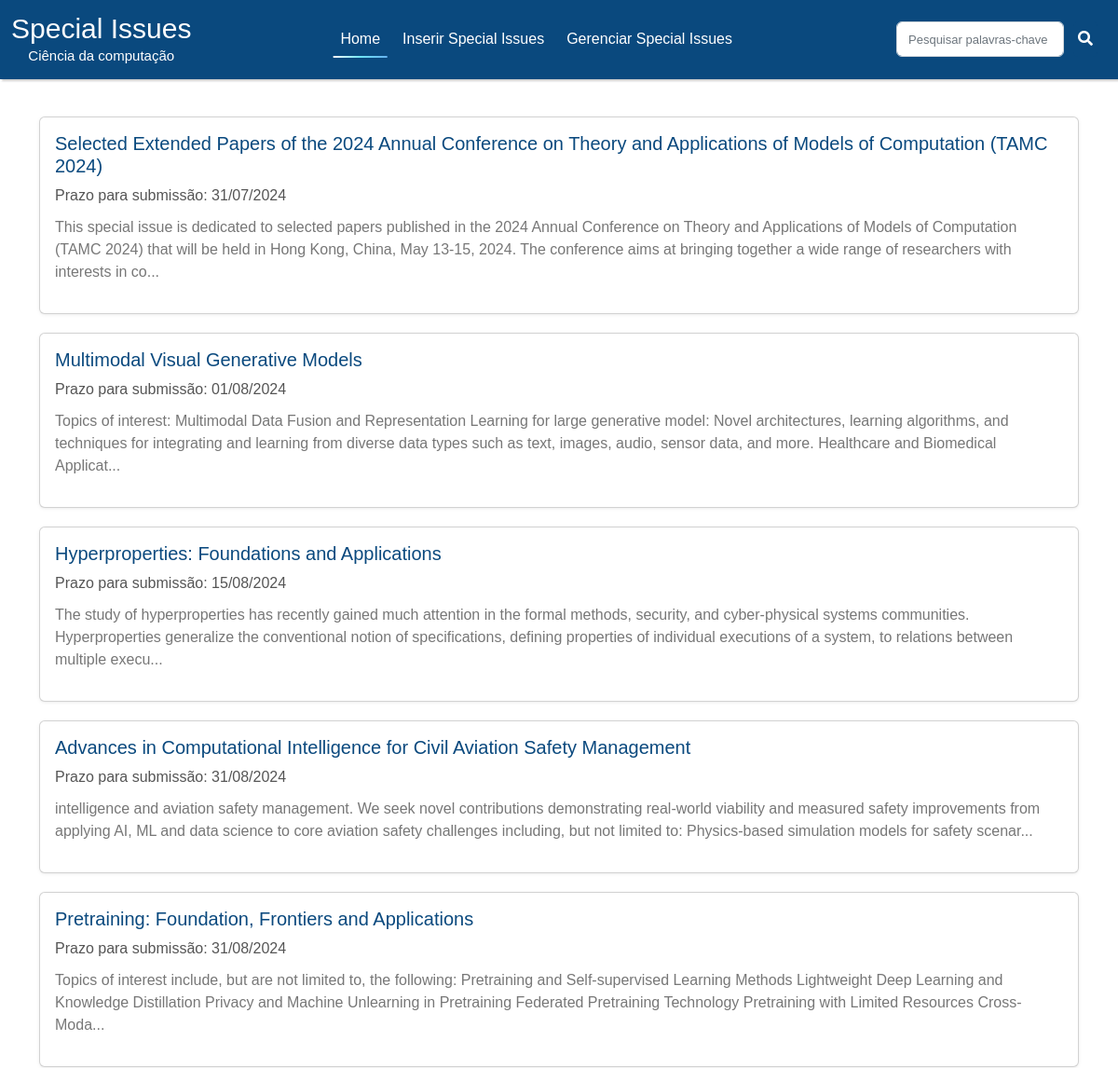
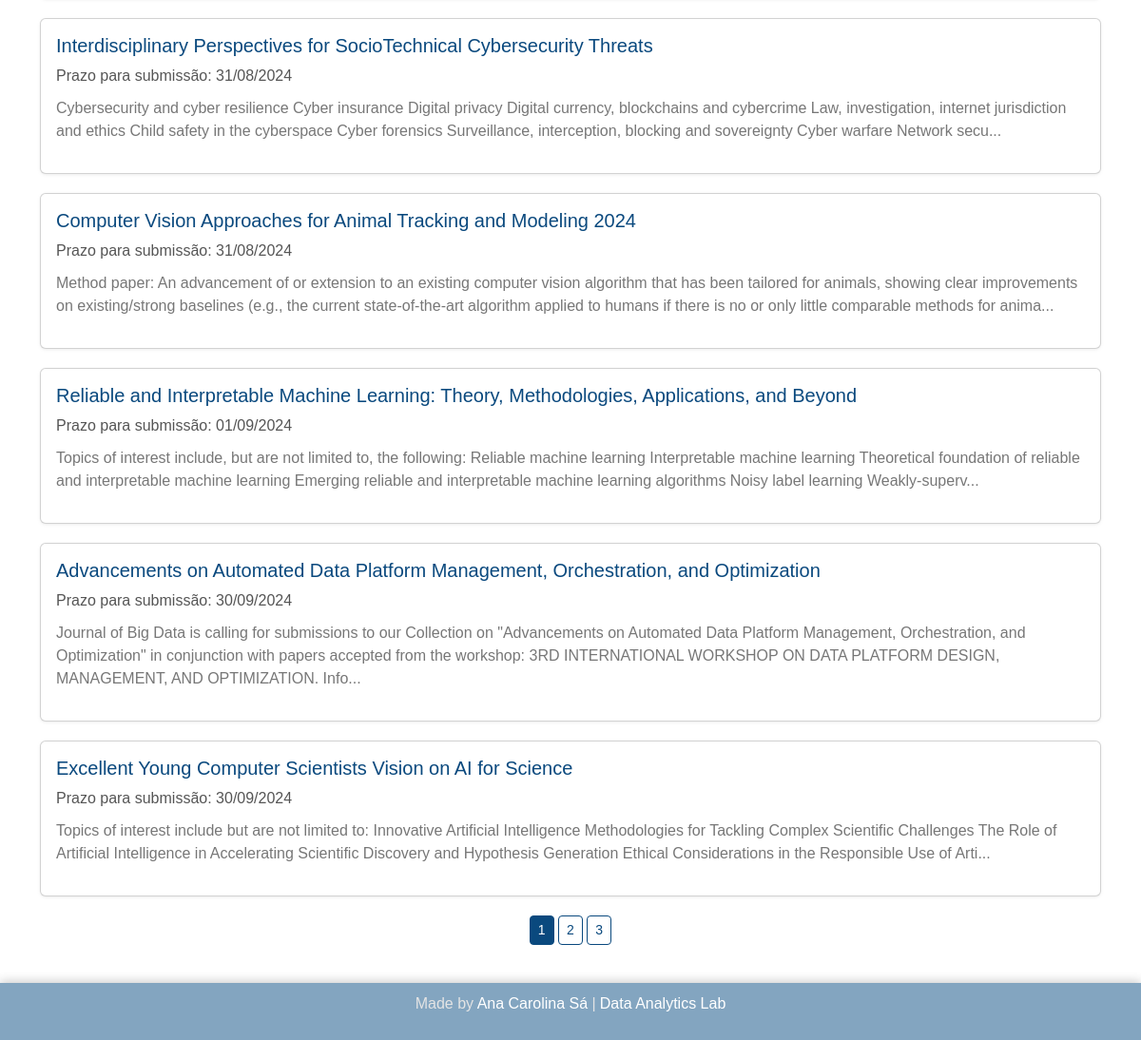
The page /admin/home on the database its author committed (2 pictures, top to bottom).
### website/adm/models.py (models this page shows)
class SPI(db.Model):
    id = db.Column(db.Integer, primary_key=True)
    editora = db.Column(db.String, unique=False, nullable=False)
    revista = db.Column(db.String, unique=False, nullable=False)
    titulo = db.Column(db.String, unique=False, nullable=False)
    link = db.Column(db.String, unique=True, nullable=False)
    prazo = db.Column(db.Date, unique=False, nullable=False)
    datanot = db.Column(db.Date, unique=False, nullable=False)
    detalhes = db.Column(db.String, unique=False, nullable=False)

### website/adm/rotas.py (the view)
@app.route('/admin/home') #pagina inicial
def admin_home():
    per_page=10
    page=request.args.get('page',type=int, default=1)
    specialissues= SPI.query.order_by(SPI.prazo.asc()).paginate(page=page, per_page=per_page)
    return render_template ('admin/home.html', title= 'gerenciar', specialissues= specialissues)

### website/templates/admin/home.html
{% extends 'layout.html' %}
{% block content %}
{% include 'navbar.html' %}
<link rel="stylesheet" type="text/css" href="{{ url_for('static', filename='css/home.css') }}">
<div class="container">
    <div class="row">
        {% for spi in specialissues.items %}
        <div class="col-md-12">
            <div class="card special-issue">
                <a href="/admin/detalhes/{{ spi.id }}" style="text-decoration: none; color: inherit;">
                    <div class="card-body">
                        <h5 class="card-title">{{ spi.titulo }}</h5>
                        <p class="date">Prazo para submissão: {{ spi.prazo.strftime('%d/%m/%Y') }}</p>
                        <p class="description">{{ spi.detalhes[:300] }}...</p>
                    </div>
                </a>
            </div>
        </div>
        {% endfor %}
    </div>
    <div class="col text-center">
        {% for page_num in specialissues.iter_pages() %}
        {% if page_num %}
            {% if specialissues.page == page_num %}
            <a href="{{ url_for('home', page=page_num) }}" class="btn btn-primary btn-sm">{{ page_num }}</a>
            {% else %}
            <a href="{{ url_for('home', page=page_num) }}" class="btn btn-outline-primary btn-sm">{{ page_num }}</a>
            {% endif %}
        {% else %}
            ...
        {% endif %}
        {% endfor %}
    </div>
</div>
{% include 'footer.html' %}
{% endblock content %}

### website/static/css/styles_nav.css (style rules this page uses)
* { font-family: 'Aileron', sans-serif; }

### website/static/css/home.css (style rules this page uses)
* { box-sizing: border-box; }
html, body { height: 100%; margin: 0; }
.container { display: flex; flex-direction: column; flex: 1; padding: 20px; min-height: calc(100vh - 100px); margin-top: 20px; }
.row { margin: 0; }
.col-md-12 { margin-bottom: 20px; }
.special-issue { border: 1px solid rgba(248, 248, 248, 0.5); border-radius: 10px; box-shadow: 0 1px 4px rgba(0, 0, 0, 0.05), 0 1px 2px rgba(0, 0, 0, 0.03); transition: transform 0.2s ease, box-shadow 0.2s ease; width: 100%; background-color: #f9f9f9; }
.card-body { padding: 20px; }
.card-title { font-size: 20px; color: #0a497e; }
.date { color: #555; margin-bottom: 10px; }
.description { font-size: 16px; color: #777; }
.btn.btn-primary.btn-sm { background-color: #0a497e; border-color: #0a497e; }
.col.text-center { margin-bottom: 20px; }
.btn.btn-outline-primary.btn-sm { border-color: #0a497e; color: #0a497e; }

### rows shown on the page
SPI: titulo "Selected Extended Papers of the 2024 Annual Conference on Theory and Applications of Models of Computation (TAMC 2024)", prazo "31/07/2024", detalhes "This special issue is dedicated to selected papers published in the 2024 Annual Conference on Theory and Applications of Models of Computation (TAMC 2024) that will be held in Hong Kong, China, May 13-15, 2024. The conference aims at bringing together a wide range of researchers with interests in co"
SPI: titulo "Multimodal Visual Generative Models", prazo "01/08/2024", detalhes "Topics of interest: Multimodal Data Fusion and Representation Learning for large generative model: Novel architectures, learning algorithms, and techniques for integrating and learning from diverse data types such as text, images, audio, sensor data, and more. Healthcare and Biomedical Applicat"
SPI: titulo "Hyperproperties: Foundations and Applications", prazo "15/08/2024", detalhes "The study of hyperproperties has recently gained much attention in the formal methods, security, and cyber-physical systems communities. Hyperproperties generalize the conventional notion of specifications, defining properties of individual executions of a system, to relations between multiple execu"
SPI: titulo "Advances in Computational Intelligence for Civil Aviation Safety Management", prazo "31/08/2024", detalhes "intelligence and aviation safety management. We seek novel contributions demonstrating real-world viability and measured safety improvements from applying AI, ML and data science to core aviation safety challenges including, but not limited to: Physics-based simulation models for safety scenar"
SPI: titulo "Pretraining: Foundation, Frontiers and Applications", prazo "31/08/2024", detalhes "Topics of interest include, but are not limited to, the following: Pretraining and Self-supervised Learning Methods Lightweight Deep Learning and Knowledge Distillation Privacy and Machine Unlearning in Pretraining Federated Pretraining Technology Pretraining with Limited Resources Cross-Moda"
SPI: titulo "Interdisciplinary Perspectives for SocioTechnical Cybersecurity Threats", prazo "31/08/2024", detalhes "Cybersecurity and cyber resilience Cyber insurance Digital privacy Digital currency, blockchains and cybercrime Law, investigation, internet jurisdiction and ethics Child safety in the cyberspace Cyber forensics Surveillance, interception, blocking and sovereignty Cyber warfare Network secu"
SPI: titulo "Computer Vision Approaches for Animal Tracking and Modeling 2024", prazo "31/08/2024", detalhes "Method paper: An advancement of or extension to an existing computer vision algorithm that has been tailored for animals, showing clear improvements on existing/strong baselines (e.g., the current state-of-the-art algorithm applied to humans if there is no or only little comparable methods for anima"
SPI: titulo "Reliable and Interpretable Machine Learning: Theory, Methodologies, Applications, and Beyond", prazo "01/09/2024", detalhes "Topics of interest include, but are not limited to, the following: Reliable machine learning Interpretable machine learning Theoretical foundation of reliable and interpretable machine learning Emerging reliable and interpretable machine learning algorithms Noisy label learning Weakly-superv"
SPI: titulo "Advancements on Automated Data Platform Management, Orchestration, and Optimization", prazo "30/09/2024", detalhes "Journal of Big Data is calling for submissions to our Collection on \"Advancements on Automated Data Platform Management, Orchestration, and Optimization\" in conjunction with papers accepted from the workshop: 3RD INTERNATIONAL WORKSHOP ON DATA PLATFORM DESIGN, MANAGEMENT, AND OPTIMIZATION. Info"
SPI: titulo "Excellent Young Computer Scientists Vision on AI for Science", prazo "30/09/2024", detalhes "Topics of interest include but are not limited to: Innovative Artificial Intelligence Methodologies for Tackling Complex Scientific Challenges The Role of Artificial Intelligence in Accelerating Scientific Discovery and Hypothesis Generation Ethical Considerations in the Responsible Use of Arti"

### other values the page prints
{{ page_num }} "1"
{{ page_num }} "2" "3"
